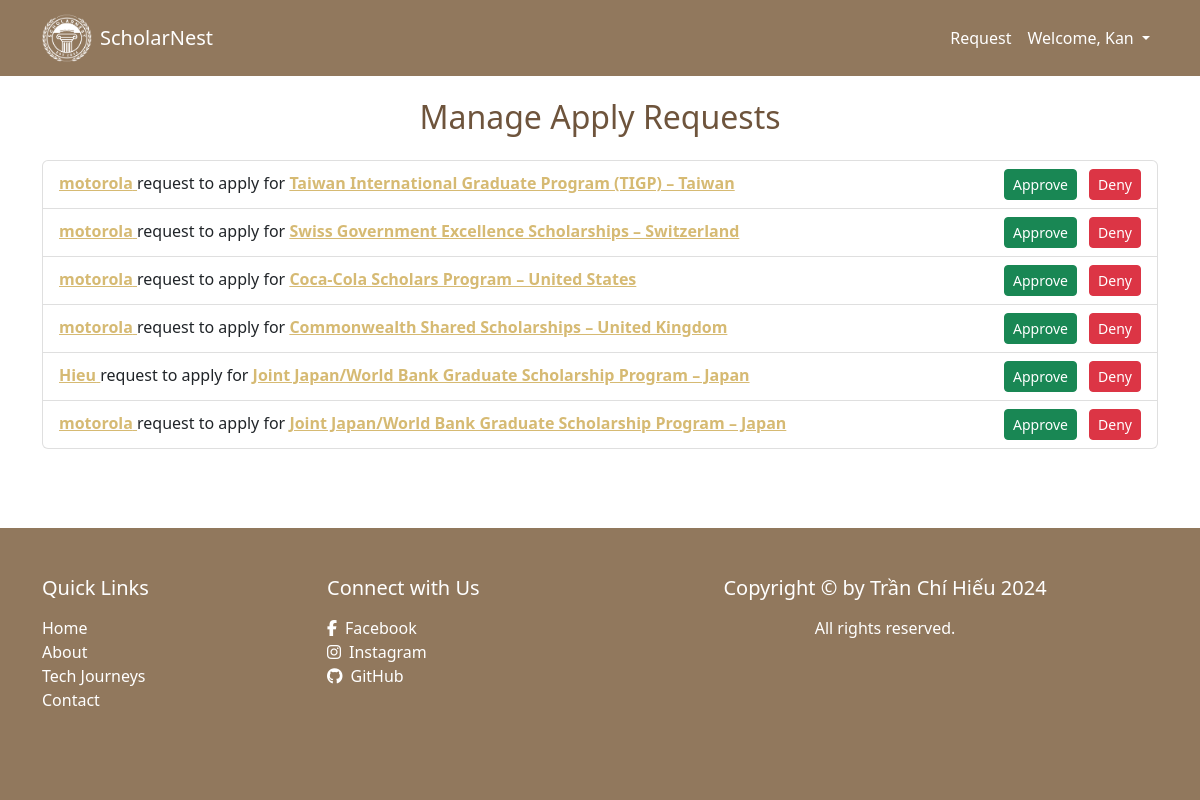
Page /manage/requests (signed in) on the committed database.
### project/models.py (models this page shows, shortened)
class Users(AbstractUser):
    email = models.EmailField(unique=True)
    profile_pic = models.ImageField(upload_to="p_img", blank=True, null=True)
    dateOfBirth = models.DateField(null=True, blank=True)
    address = models.CharField(max_length=50, blank=True, null=True)
    phone = models.CharField(max_length=15, null=True)
    role = models.CharField(max_length=50, blank=True, null=True)
    bio = models.TextField(blank=True, null=True)
    is_student = models.BooleanField(default=False)
    gpa = models.DecimalField(max_digits=3, decimal_places=2,
                              validators=[MinValueValidator(0.0), MaxValueValidator(4.0)],
                              help_text="GPA scale 0.0 - 4.0", blank=True, null=True)
    language_type = models.CharField(max_length=50, null=True, blank=True)
    language_score = models.CharField(max_length=50, null=True, blank=True)
    language_certificate = models.ImageField(upload_to="language_certificate", null=True)
    desired_study_country = CountryField(blank=True, null=True)
    degree_interest = models.CharField(max_length=50, blank=True, null=True)
    USERNAME_FIELD = 'email'
    REQUIRED_FIELDS = ('username',)

### articles/models.py (models this page shows, shortened)
class ApplyRequest(models.Model):
    article = models.ForeignKey(Articles, on_delete=models.CASCADE, related_name="apply_requests")
    user = models.ForeignKey(settings.AUTH_USER_MODEL, on_delete=models.CASCADE)
    status = models.CharField(max_length=10,
                              choices=[('pending', 'Pending'), ('approved', 'Approved'), ('denied', 'Denied')],
                              default='pending')
    created_at = models.DateTimeField(auto_now_add=True)

class Articles(models.Model):
    user = models.ForeignKey(settings.AUTH_USER_MODEL, on_delete=models.CASCADE, blank=True, null=True,
                             related_name="articles")
    title = models.CharField(max_length=500, unique=True)
    slug = models.SlugField(blank=True, null=True)
    thumbnail = models.ImageField(upload_to="img")
    slot = models.IntegerField(blank=True, null=True)
    admission_date = models.DateField()  # ngày nhập học
    require_gpa = models.DecimalField(max_digits=3, decimal_places=2,
                              validators=[MinValueValidator(0.0), MaxValueValidator(4.0)],
                              help_text="GPA scale 0.0 - 4.0", blank=True, null=True)
    entry_language = models.CharField(max_length=50)
    entry_points = models.CharField(max_length=50)
    diploma_after_course = models.CharField(max_length=50)
    costs = models.CharField(max_length=50)
    location = CountryField()
    course_length = models.CharField(max_length=50)
    information = models.TextField()
    featured = models.BooleanField(default=False)
    category = models.ForeignKey(Category, on_delete=models.CASCADE, blank=True, null=True,
                                 related_name="articles_template")
    createdDate = models.DateTimeField(auto_now_add=True)
    updatedDate = models.DateTimeField(auto_now=True)

### articles/views.py (the view)
# urls.py: path("manage/requests", views.manage_requests, name="manage-requests"),
@login_required(login_url="signin")
def manage_requests(request):
    articles = Articles.objects.filter(user=request.user)
    requests = ApplyRequest.objects.filter(article__in=articles, status="pending").select_related("user", "article")
    return render(request, "articles_template/manage_requests.html", {"requests": requests})

### articles/templates/articles_template/manage_requests.html (shortened to what this page needs)
{% extends "base.html" %}
{% block content %}
    <div class="container mt-5">
        <h2 class="text-center mb-4" style="color: #6e543c">Manage Apply Requests</h2>
        {% if requests %}
            <div class="list-group">
                {% for req in requests %}
                    <div class="list-group-item d-flex justify-content-between align-items-center">
                        <div>
                            <p class="mb-1">
                                <a href="{% url 'view-user-profile' req.user.id %}" target="_blank" style="color: #d6ba73">
                                    <strong>{{ req.user.username }}</strong>
                                </a> request to apply for
                                <a href="{% url 'detail' req.article.slug %}" target="_blank" style="color: #d6ba73">
                                    <strong>{{ req.article.title }}</strong>
                                </a>
                        </div>
                        <form method="POST" action="{% url 'update-request-status' req.id %}">
                            <button name="status" value="approved" class="btn btn-success btn-sm me-2">Approve</button>
                            <button name="status" value="denied" class="btn btn-danger btn-sm">Deny</button>
                        </form>
                    </div>
                {% endfor %}
            </div>
        {% else %}
            <div class="alert alert-warning text-center" role="alert">
                No pending requests. Go back to <a href="{% url 'index' %}">Home Page</a>
            </div>
        {% endif %}
    </div>
{% endblock %}

### templates/base.html (shortened to what this page needs)
<!DOCTYPE html>
{% load django_bootstrap5 %}
{% load static %}
<html lang="en">
<head>
    <link href="https://cdn.jsdelivr.net/npm/bootstrap@5.2.3/dist/css/bootstrap.min.css" rel="stylesheet">
    <link href="{% static 'css/style.css' %}" rel="stylesheet"/>
    <link href="{% static 'css/footer.css' %}" rel="stylesheet"/>
    <link href="{% static 'css/autoScroll.css' %}" rel="stylesheet"/>
    <link rel="stylesheet" href="https://cdnjs.cloudflare.com/ajax/libs/font-awesome/5.15.4/css/all.min.css">
    <link rel="stylesheet" href="https://cdnjs.cloudflare.com/ajax/libs/font-awesome/6.5.1/css/fontawesome.min.css"
/>
    <link rel="stylesheet" href="https://cdnjs.cloudflare.com/ajax/libs/font-awesome/6.5.1/css/regular.min.css"
/>
    <link rel="stylesheet" href="https://cdnjs.cloudflare.com/ajax/libs/font-awesome/6.5.1/css/solid.min.css"
/>
    <link rel="stylesheet" href="https://cdnjs.cloudflare.com/ajax/libs/font-awesome/6.5.1/css/all.min.css"
/>
    <link rel="stylesheet" href="https://cdnjs.cloudflare.com/ajax/libs/font-awesome/6.5.1/css/brands.min.css"
/>
</head>
<body>
<nav class="navbar navbar-expand-lg navbar-dark" style="background-color: #91785d;position: fixed;top: 0;left: 0;width: 100%;z-index: 1000;">
    <div class="container">
        <a class="navbar-brand d-flex align-items-center" href="http://127.0.0.1:8000/" style="color: white">
            <img src="{% static 'assets/whiteicon.png' %}" alt="ScholarNest Logo" class="logo me-2">
            ScholarNest
        </a>
        <div class="collapse navbar-collapse" id="navbarSupportedContent">
            <ul class="navbar-nav ms-auto mb-2 mb-lg-0">
                {% if request.user.is_authenticated %}
                    {% if request.user.is_authenticated and request.user.is_student %}
                        <li><a class="nav-link" href="{% url 'student-applications' %}" style="color: white">Your
                            Applications</a></li>
                    {% else %}
                        <li><a class="nav-link" href="{% url 'manage-requests' %}" style="color: white">Request</a></li>
                    {% endif %}
                    <li class="nav-item active dropdown">
                        <a class="nav-link dropdown-toggle" href="#" role="button" style="color: white"
                           data-bs-toggle="dropdown" aria-expanded="false">
                            Welcome, {{ request.user.username }}
                        </a>
                    </li>
                {% endif %}
            </ul>
        </div>
    </div>
</nav>
<div class="content" style="padding-top: 50px;">
    {% block content %}
    {% endblock %}
</div>
<footer class="py-5 text-white">
    <div class="container">
        <div class="row">
            <div class="col-lg-3 col-md-6 mb-4">
                <h5 class="mb-3">Quick Links</h5>
                <ul class="list-unstyled">
                    <li><a href="#" class="text-white text-decoration-none">Home</a></li>
                    <li><a href="#" class="text-white text-decoration-none">About</a></li>
                    <li><a href="#" class="text-white text-decoration-none">Tech Journeys</a></li>
                    <li><a href="#" class="text-white text-decoration-none">Contact</a></li>
                </ul>
            </div>
            <div class="col-lg-3 col-md-6 mb-4">
                <h5 class="mb-3">Connect with Us</h5>
                <ul class="list-unstyled">
                    <li><a href="#" target="_blank" class="text-white text-decoration-none"><i class="fab fa-facebook-f me-2"></i>Facebook</a></li>
                    <li><a href="#" target="_blank" class="text-white text-decoration-none"><i class="fab fa-instagram me-2"></i>Instagram</a></li>
                    <li><a href="#" target="_blank" class="text-white text-decoration-none"><i class="fab fa-github me-2"></i>GitHub</a></li>
                </ul>
            </div>
            <div class="col-lg-6 col-md-12 text-center">
                <h5 class="mb-3">Copyright © by Trần Chí Hiếu 2024</h5>
                <p class="mb-0" style="text-align: center">All rights reserved.</p>
            </div>
        </div>
    </div>
</footer>
</body>
</html>

### static/css/footer.css (style rules this page uses)
html, body { height: 100%; margin: 0; }
body { display: flex; flex-direction: column; }
.content { flex: 1; }
footer { background-color: #91785d !important; color: white !important; padding: 20px 0 !important; }

### templates/base.html (style rules this page uses)
.navbar-brand .logo { width: 50px; height: auto; margin-right: 10px; }
.navbar-brand { display: flex; align-items: center; }

### rows in the picture
Users: user.username "Kan"
ApplyRequest: user.username "motorola", article "Taiwan International Graduate Program (TIGP) – Taiwan"
ApplyRequest: user.username "motorola", article "Swiss Government Excellence Scholarships – Switzerland"
ApplyRequest: user.username "motorola", article "Coca-Cola Scholars Program – United States"
ApplyRequest: user.username "motorola", article "Commonwealth Shared Scholarships – United Kingdom"
ApplyRequest: user.username "Hieu", article "Joint Japan/World Bank Graduate Scholarship Program – Japan"
ApplyRequest: user.username "motorola", article "Joint Japan/World Bank Graduate Scholarship Program – Japan"
